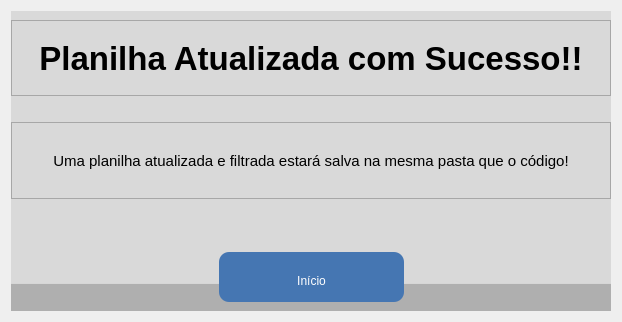
     <widget class="QWidget" name="endPage">
      <layout class="QHBoxLayout" name="horizontalLayout_110">
       <item>
        <widget class="QFrame" name="frame_12">
         <property name="minimumSize">
          <size>
           <width>600</width>
           <height>300</height>
          </size>
         </property>
         <property name="maximumSize">
          <size>
           <width>600</width>
           <height>300</height>
          </size>
         </property>
         <property name="styleSheet">
          <string notr="true">background-color: rgb(217, 217, 217);</string>
         </property>
         <property name="frameShape">
          <enum>QFrame::NoFrame</enum>
         </property>
         <property name="frameShadow">
          <enum>QFrame::Raised</enum>
         </property>
         <layout class="QVBoxLayout" name="verticalLayout_17">
          <property name="leftMargin">
           <number>0</number>
          </property>
          <property name="rightMargin">
           <number>0</number>
          </property>
          <property name="bottomMargin">
           <number>0</number>
          </property>
          <item>
           <widget class="QFrame" name="frame_21">
            <property name="maximumSize">
             <size>
              <width>16777215</width>
              <height>90</height>
             </size>
            </property>
            <property name="frameShape">
             <enum>QFrame::StyledPanel</enum>
            </property>
            <property name="frameShadow">
             <enum>QFrame::Raised</enum>
            </property>
            <layout class="QHBoxLayout" name="horizontalLayout_102">
             <item>
              <widget class="QLabel" name="label_71">
               <property name="font">
                <font>
                 <pointsize>25</pointsize>
                 <bold>true</bold>
                </font>
               </property>
               <property name="text">
                <string>Planilha Atualizada com Sucesso!!</string>
               </property>
               <property name="alignment">
                <set>Qt::AlignCenter</set>
               </property>
              </widget>
             </item>
            </layout>
           </widget>
          </item>
          <item>
           <spacer name="verticalSpacer_16">
            <property name="orientation">
             <enum>Qt::Vertical</enum>
            </property>
            <property name="sizeType">
             <enum>QSizePolicy::Fixed</enum>
            </property>
            <property name="sizeHint" stdset="0">
             <size>
              <width>20</width>
              <height>20</height>
             </size>
            </property>
           </spacer>
          </item>
          <item>
           <widget class="QFrame" name="InformationFrame_5">
            <property name="frameShape">
             <enum>QFrame::StyledPanel</enum>
            </property>
            <property name="frameShadow">
             <enum>QFrame::Raised</enum>
            </property>
            <layout class="QVBoxLayout" name="verticalLayout_18">
             <item>
              <widget class="QLabel" name="label_17">
               <property name="font">
                <font>
                 <family>Arial</family>
                 <pointsize>11</pointsize>
                 <italic>false</italic>
                 <bold>false</bold>
                </font>
               </property>
               <property name="styleSheet">
                <string notr="true"/>
               </property>
               <property name="text">
                <string>Uma planilha atualizada e filtrada estará salva na mesma pasta que o código!</string>
               </property>
               <property name="alignment">
                <set>Qt::AlignCenter</set>
               </property>
              </widget>
             </item>
            </layout>
           </widget>
          </item>
          <item>
           <spacer name="verticalSpacer_14">
            <property name="orientation">
             <enum>Qt::Vertical</enum>
            </property>
            <property name="sizeType">
             <enum>QSizePolicy::Fixed</enum>
            </property>
            <property name="sizeHint" stdset="0">
             <size>
              <width>20</width>
              <height>30</height>
             </size>
            </property>
           </spacer>
          </item>
          <item>
           <widget class="QFrame" name="ButtonFrame_5">
            <property name="maximumSize">
             <size>
              <width>16777215</width>
              <height>80</height>
             </size>
            </property>
            <property name="styleSheet">
             <string notr="true">background-color: qlineargradient(spread:pad, x1:0.5, y1:0.5, x2:0.5, y2:1, stop:0.2746 rgba(217, 217, 217, 255), stop:0.287185 rgba(175, 175, 175, 255));
padding-top:8px;

</string>
            </property>
            <property name="frameShape">
             <enum>QFrame::NoFrame</enum>
            </property>
            <property name="frameShadow">
             <enum>QFrame::Raised</enum>
            </property>
            <layout class="QHBoxLayout" name="horizontalLayout_109">
             <property name="spacing">
              <number>0</number>
             </property>
             <property name="leftMargin">
              <number>0</number>
             </property>
             <property name="topMargin">
              <number>0</number>
             </property>
             <property name="rightMargin">
              <number>0</number>
             </property>
             <property name="bottomMargin">
              <number>0</number>
             </property>
             <item>
              <spacer name="horizontalSpacer_13">
               <property name="orientation">
                <enum>Qt::Horizontal</enum>
               </property>
               <property name="sizeHint" stdset="0">
                <size>
                 <width>40</width>
                 <height>20</height>
                </size>
               </property>
              </spacer>
             </item>
             <item>
              <widget class="QPushButton" name="end">
               <property name="minimumSize">
                <size>
                 <width>185</width>
                 <height>50</height>
                </size>
               </property>
               <property name="maximumSize">
                <size>
                 <width>185</width>
                 <height>50</height>
                </size>
               </property>
               <property name="styleSheet">
                <string notr="true">QPushButton {
	background-color: rgb(69, 118, 178);
	color: rgb(255, 255, 255);
	font: 22pt &quot;Arial&quot;;
	border-radius: 10px;
}

QPushButton:hover {
	border: 3px solid rgba(0, 170, 255, 0.71);
}

QPushButton:pressed {
	border: 3px solid rgba(0, 170, 255, 0.71);
    background-color:rgb(98, 168, 254);
}</string>
               </property>
               <property name="text">
                <string>Início</string>
               </property>
              </widget>
             </item>
             <item>
              <spacer name="horizontalSpacer_49">
               <property name="orientation">
                <enum>Qt::Horizontal</enum>
               </property>
               <property name="sizeHint" stdset="0">
                <size>
                 <width>40</width>
                 <height>20</height>
                </size>
               </property>
              </spacer>
             </item>
            </layout>
           </widget>
          </item>
         </layout>
        </widget>
       </item>
      </layout>
     </widget>
